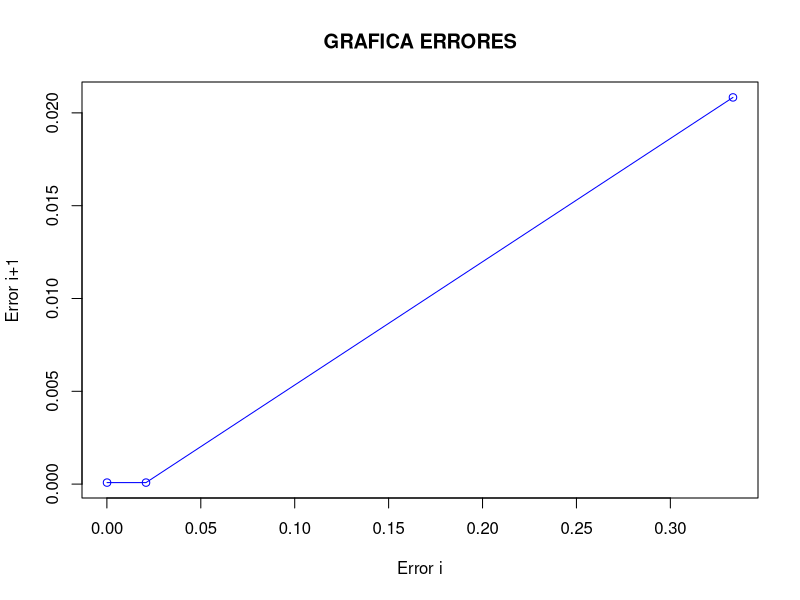

Write R code to recreate this figure.
#Codigo Realizado por: Gabriel Gomez Corredor
#                      Simon Davila
#                      Juan Pablo Mendez

# PUNTO 2 DOCUMENTO 1


rm(list=ls())

mifuncion <- function(x,n,e){
  
  Xinvalido=FALSE
  valorNegativo=FALSE
  iteraciones=0
  errores<-c(0)
  contError=0
  erroresSig<-c(0)
  
  
  if(x==0){
    cat("el valor x (valor inicial) no puede ser 0")
    Xinvalido=TRUE
  }
  if(n<0){
    cat("el numero para la raiz tiene que ser un numero positivo")
    valorNegativo=TRUE
  }
  
  if(Xinvalido==FALSE && valorNegativo==FALSE){
    
    y=((0.5)*(x+(n/x)))
    
    while(abs(x-y)>e){
      
      if(contError > 0 ){
        
        erroresSig[iteraciones]=abs(x-y)
        
      }
      
      contError=contError+1
      
      iteraciones=iteraciones+1
      errores[iteraciones]=abs(x-y)
      x=y
      y=((0.5)*(x+(n/x)))
    }
    cat("resultado final: ",y," \nIteraciones totales: ",iteraciones,"\n")
    cat("Comprobar: ",y," X ",y," = ",y*y,"\n")
    #plot(errores,type = 'o',main = "GRAFICA ERRORES",ylab = "Error i+1",xlab = "Error i")
    erroresSig[iteraciones]=errores[iteraciones]
    
    plot(x = errores, y = erroresSig,type = 'o',main = "GRAFICA ERRORES",ylab = "Error i+1",xlab = "Error i",col="blue")
    
  }

}

mifuncion(3,7,10e-8)
